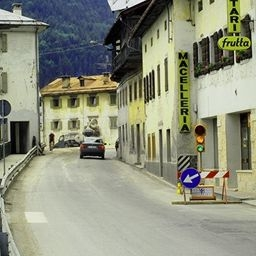
#> input picture Images/Street1.jpg, 256 x 256 px, given in place of Street198.jpg, which was not available
$ python script.py
#> lines starting #> are read from the running program, lines starting #| are printed output that depends on the picture; pictures that were not available may be replaced by others from this repository, and a replacement may not be noted
import cv2
import numpy as np
from random import randint
import curses

img_number = str(randint(1, 292))
img = cv2.imread('Images/Street' + img_number +'.jpg')
#> img is the input picture: shape (256, 256, 3); mean B, G, R 124.9, 143.7, 141.3
gray = cv2.cvtColor(img,cv2.COLOR_BGR2GRAY)
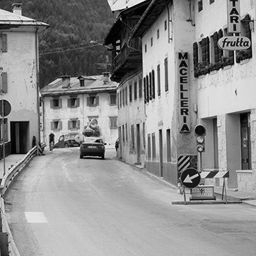
#> gray: shape (256, 256); min 0, max 248, mean 140.8
edges = cv2.Canny(gray,50,150,apertureSize = 3)
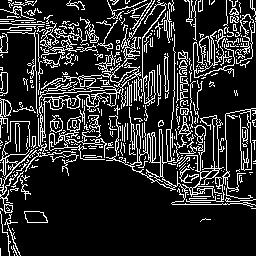
#> edges: shape (256, 256); 17.3% white in thin lines or dots

def drawLines(format):
    if (format == "1"):
        lines = cv2.HoughLines(edges,1,np.pi/180,120)
        for line in lines:
            for rho,theta in line:
                a = np.cos(theta)
                b = np.sin(theta)
                x0 = a*rho
                y0 = b*rho
                x1 = int(x0 + 1000*(-b))
                y1 = int(y0 + 1000*(a))
                x2 = int(x0 - 1000*(-b))
                y2 = int(y0 - 1000*(a))

                cv2.line(img,(x1,y1),(x2,y2),(0,0,255),2)

    elif (format == "2"):
        minLineLength = 30
        maxLineGap = 10
        lines = cv2.HoughLinesP(edges,1,np.pi/180,100,minLineLength,maxLineGap)
        for line in lines:
            for x1,y1,x2,y2 in line:
                cv2.line(img,(x1,y1),(x2,y2),(0,255,0),2)
    else:
        print("invalid format.")
        return

cv2.imshow("Base Image", img)
#> (the run stopped early here; a loop or call above may not have finished)

$ run again, on Images/Street110.jpg
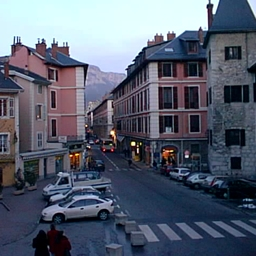
#> input picture Images/Street110.jpg, 256 x 256 px, given in place of Street198.jpg, which was not available
#> img is the input picture: shape (256, 256, 3); mean B, G, R 110.9, 95.2, 87.7
#> `gray = cv2.cvtColor(img,cv2.COLOR_BGR2GRAY)`:
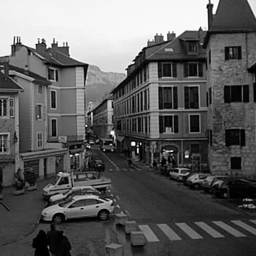
#> gray: shape (256, 256); min 0, max 254, mean 94.7
#> `edges = cv2.Canny(gray,50,150,apertureSize = 3)`:
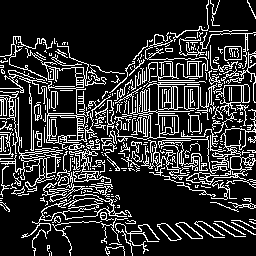
#> edges: shape (256, 256); 19% white in thin lines or dots

$ run again, on Images/Street112.jpg
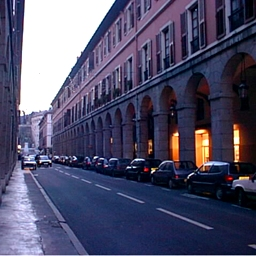
#> input picture Images/Street112.jpg, 256 x 256 px, given in place of Street198.jpg, which was not available
#> img is the input picture: shape (256, 256, 3); mean B, G, R 105.6, 79, 80.1
#> `gray = cv2.cvtColor(img,cv2.COLOR_BGR2GRAY)`:
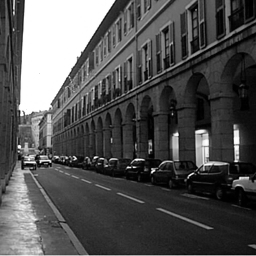
#> gray: shape (256, 256); min 0, max 255, mean 82.3
#> `edges = cv2.Canny(gray,50,150,apertureSize = 3)`:
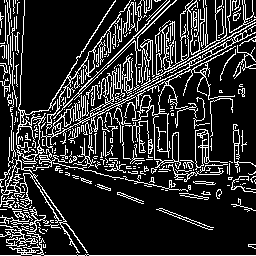
#> edges: shape (256, 256); 18.1% white in thin lines or dots

$ run again, on Images/Street114.jpg
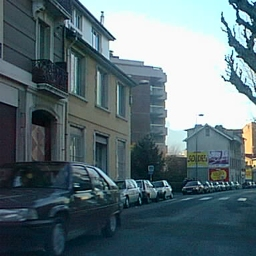
#> input picture Images/Street114.jpg, 256 x 256 px, given in place of Street198.jpg, which was not available
#> img is the input picture: shape (256, 256, 3); mean B, G, R 118.2, 112.1, 92.6
#> `gray = cv2.cvtColor(img,cv2.COLOR_BGR2GRAY)`:
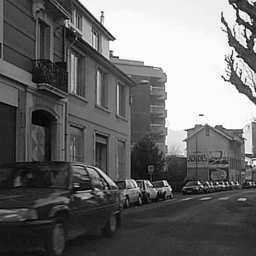
#> gray: shape (256, 256); min 1, max 254, mean 107
#> `edges = cv2.Canny(gray,50,150,apertureSize = 3)`:
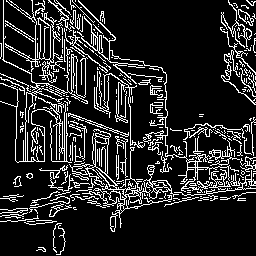
#> edges: shape (256, 256); 15.5% white in thin lines or dots
